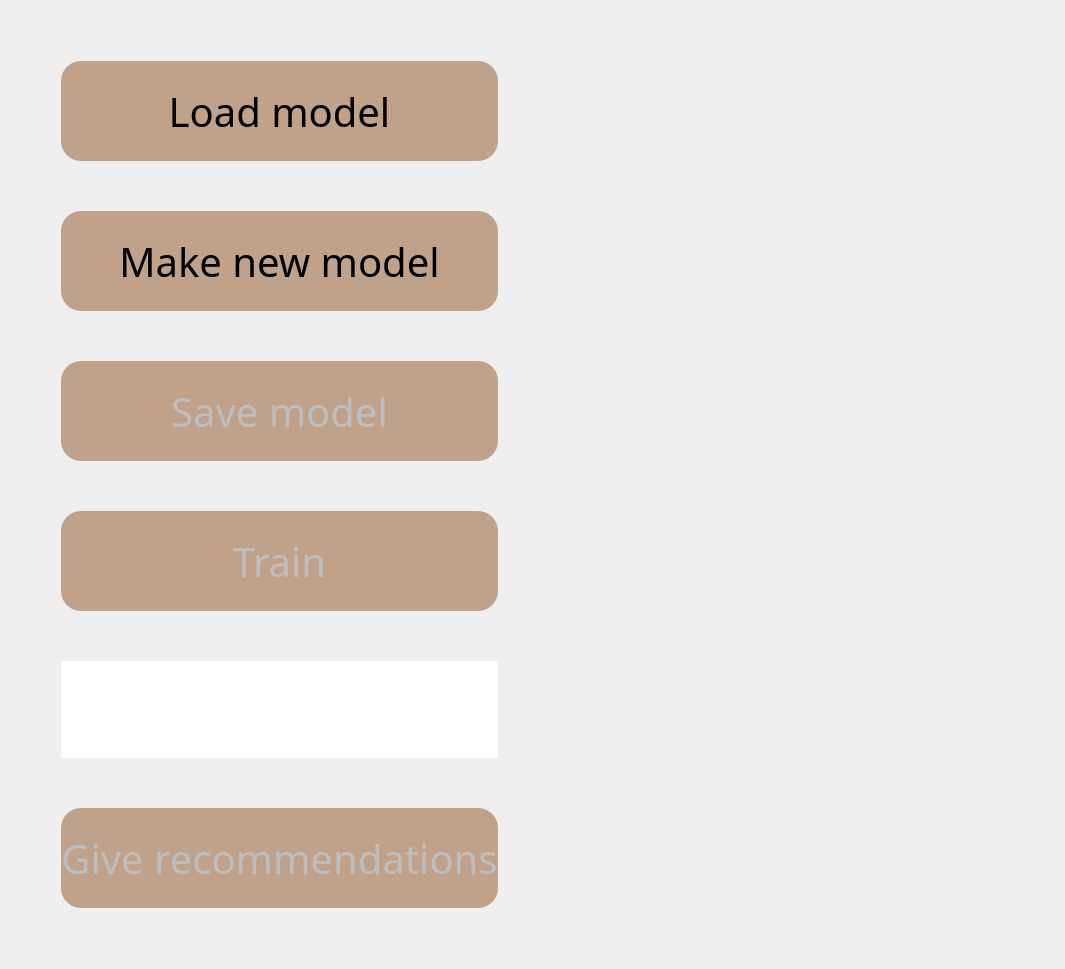
          <widget class="QWidget" name="page_neural_network">
           <layout class="QGridLayout" name="gridLayout_15">
            <item row="0" column="0">
             <layout class="QGridLayout" name="gridLayout_10" columnstretch="1,2">
              <item row="0" column="0">
               <layout class="QVBoxLayout" name="verticalLayout_3">
                <property name="spacing">
                 <number>50</number>
                </property>
                <property name="leftMargin">
                 <number>50</number>
                </property>
                <property name="topMargin">
                 <number>50</number>
                </property>
                <property name="rightMargin">
                 <number>50</number>
                </property>
                <property name="bottomMargin">
                 <number>50</number>
                </property>
                <item>
                 <widget class="QPushButton" name="ButtonLoadModel">
                  <property name="minimumSize">
                   <size>
                    <width>0</width>
                    <height>100</height>
                   </size>
                  </property>
                  <property name="font">
                   <font>
                    <family>Rockwell</family>
                    <pointsize>30</pointsize>
                   </font>
                  </property>
                  <property name="styleSheet">
                   <string notr="true">background-color: rgb(192, 161, 137);
border-radius: 20px;
</string>
                  </property>
                  <property name="text">
                   <string>Load model</string>
                  </property>
                 </widget>
                </item>
                <item>
                 <widget class="QPushButton" name="ButtonMakeModel">
                  <property name="minimumSize">
                   <size>
                    <width>0</width>
                    <height>100</height>
                   </size>
                  </property>
                  <property name="font">
                   <font>
                    <family>Rockwell</family>
                    <pointsize>30</pointsize>
                    <weight>50</weight>
                    <bold>false</bold>
                    <strikeout>false</strikeout>
                   </font>
                  </property>
                  <property name="layoutDirection">
                   <enum>Qt::LeftToRight</enum>
                  </property>
                  <property name="styleSheet">
                   <string notr="true">background-color: rgb(192, 161, 137);
border-radius: 20px;</string>
                  </property>
                  <property name="text">
                   <string>Make new model</string>
                  </property>
                 </widget>
                </item>
                <item>
                 <widget class="QPushButton" name="ButtonSaveModel">
                  <property name="enabled">
                   <bool>false</bool>
                  </property>
                  <property name="minimumSize">
                   <size>
                    <width>0</width>
                    <height>100</height>
                   </size>
                  </property>
                  <property name="font">
                   <font>
                    <family>Rockwell</family>
                    <pointsize>30</pointsize>
                   </font>
                  </property>
                  <property name="styleSheet">
                   <string notr="true">background-color: rgb(192, 161, 137);
border-radius: 20px;</string>
                  </property>
                  <property name="text">
                   <string>Save model</string>
                  </property>
                 </widget>
                </item>
                <item>
                 <widget class="QPushButton" name="ButtonTrain">
                  <property name="enabled">
                   <bool>false</bool>
                  </property>
                  <property name="minimumSize">
                   <size>
                    <width>0</width>
                    <height>100</height>
                   </size>
                  </property>
                  <property name="font">
                   <font>
                    <family>Rockwell</family>
                    <pointsize>30</pointsize>
                   </font>
                  </property>
                  <property name="styleSheet">
                   <string notr="true">background-color: rgb(192, 161, 137);
border-radius: 20px;</string>
                  </property>
                  <property name="text">
                   <string>Train</string>
                  </property>
                 </widget>
                </item>
                <item>
                 <widget class="QLabel" name="labelAccuracy_2">
                  <property name="sizePolicy">
                   <sizepolicy hsizetype="Preferred" vsizetype="Maximum">
                    <horstretch>0</horstretch>
                    <verstretch>0</verstretch>
                   </sizepolicy>
                  </property>
                  <property name="font">
                   <font>
                    <family>Rockwell</family>
                    <pointsize>48</pointsize>
                   </font>
                  </property>
                  <property name="styleSheet">
                   <string notr="true">background-color: rgb(255, 255, 255);
padding: 5px;</string>
                  </property>
                  <property name="text">
                   <string/>
                  </property>
                  <property name="alignment">
                   <set>Qt::AlignCenter</set>
                  </property>
                 </widget>
                </item>
                <item>
                 <widget class="QPushButton" name="ButtonGoToRecommendation">
                  <property name="enabled">
                   <bool>false</bool>
                  </property>
                  <property name="minimumSize">
                   <size>
                    <width>0</width>
                    <height>100</height>
                   </size>
                  </property>
                  <property name="font">
                   <font>
                    <family>Rockwell</family>
                    <pointsize>30</pointsize>
                    <weight>50</weight>
                    <bold>false</bold>
                    <strikeout>false</strikeout>
                   </font>
                  </property>
                  <property name="layoutDirection">
                   <enum>Qt::LeftToRight</enum>
                  </property>
                  <property name="styleSheet">
                   <string notr="true">background-color: rgb(192, 161, 137);
border-radius: 20px;</string>
                  </property>
                  <property name="text">
                   <string>Give recommendations</string>
                  </property>
                 </widget>
                </item>
               </layout>
              </item>
              <item row="0" column="1">
               <layout class="QGridLayout" name="gridLayout_8">
                <item row="0" column="0">
                 <layout class="QGridLayout" name="gridLayout_7">
                  <item row="0" column="0">
                   <widget class="QLabel" name="labelGif">
                    <property name="minimumSize">
                     <size>
                      <width>500</width>
                      <height>0</height>
                     </size>
                    </property>
                    <property name="text">
                     <string/>
                    </property>
                   </widget>
                  </item>
                 </layout>
                </item>
               </layout>
              </item>
             </layout>
            </item>
           </layout>
          </widget>
